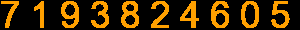
#> input picture cv_libs/opencv/ocr_opencv/1.png, 300 x 30 px
$ python -i test.py   (imports and definitions only)   (Python 2 division)   (older library calls are emulated)
#> lines starting #> are read from the running program, lines starting #| are printed output that depends on the picture; after the words box and inside, x2 and y2 are one past the last pixel; in counts of white or black regions, pixels touching at a corner belong together
#!/usr/bin/env python
# coding=utf-8

import sys
import cv2
import numpy as np
 #######   training part    ###############
# [1 line that did not run here, left out]
# [1 line that did not run here, left out]
# [1 line that did not run here, left out]

model = cv2.ml.KNearest_create()
# [1 line not run here, left out]


def getNum(path):
#> called with path = '1.png'
    im = cv2.imread(path)
#> im is the input picture: shape (30, 300, 3); mean B, G, R 0, 42.1, 67
    out = np.zeros(im.shape,np.uint8)
    gray = cv2.cvtColor(im,cv2.COLOR_BGR2GRAY)
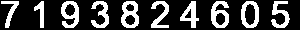
#> gray: shape (30, 300); values 0 (black) and 170 (white), 26.3% white; 10 white regions, largest, box (x1, y1, x2, y2) and area: (121, 1, 139, 28) 291, (211, 1, 229, 28) 283, (61, 1, 79, 28) 279

    #预处理一下
    for i in range(gray.__len__()):
        for j in range(gray[0].__len__()):
            if gray[i][j] == 0:
                gray[i][j] == 255
            else:
                gray[i][j] == 0
    thresh = cv2.adaptiveThreshold(gray,255,1,1,11,2)
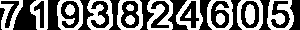
#> thresh: shape (30, 300); 46.4% white; 16 white regions

    image,contours,hierarchy = cv2.findContours(thresh,cv2.RETR_LIST,cv2.CHAIN_APPROX_SIMPLE)
#> contours = 26 contours, 1 with area under 20; largest, box (x1, y1, x2, y2) and area: (237, 0, 263, 30) 682, (207, 0, 233, 30) 682, (57, 0, 83, 30) 680, (117, 0, 143, 30) 678, (267, 0, 294, 30) 670
    count = 0
    numbers = []
    for cnt in contours:
        if cv2.contourArea(cnt)>80:
            [x,y,w,h] = cv2.boundingRect(cnt)
            if  h>25:
                cv2.rectangle(im,(x,y),(x+w,y+h),(0,255,0),2)
                roi = thresh[y:y+h,x:x+w]
                roismall = cv2.resize(roi,(30,30))
                roismall = roismall.reshape((1,900))
                roismall = np.float32(roismall)
                retval,results,neigh_resp,dists = model.findNearest(roismall, k = 1)
                string = str(int((results[0][0])))
                numbers.append(int((results[0][0])))
                cv2.putText(out,string,(x,y+h),0,1,(0,255,0))
                count += 1
        if count == 10:
            break
#> this loop made 7 passes
#> (x, y, w, h) on passes 4, 7: (245, 4, 10, 21), (270, 0, 21, 29)
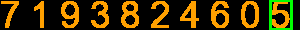
#> im: shape (30, 300, 3); 2.8% of pixels changed, all inside (x1, y1, x2, y2) = (269, 0, 293, 30)
#> out: shape (30, 300, 3); every value is 0
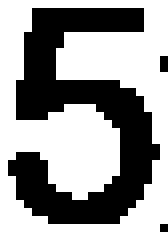
#> roi: shape (29, 21) (shown 8 times larger); 59.1% white; 3 black regions (2 under 20 px), largest, box (x1, y1, x2, y2) and area: (1, 1, 20, 28) 246
#> after the loop, count = 0; numbers = []
#> after the loop, count = 0
    print numbers
    cv2.imshow('in',im)
    cv2.imshow('out',out)
    cv2.waitKey(0)
    return numbers

# [1 line that did not run here, left out]

#> (the run stopped early here; a loop or call above may not have finished)
